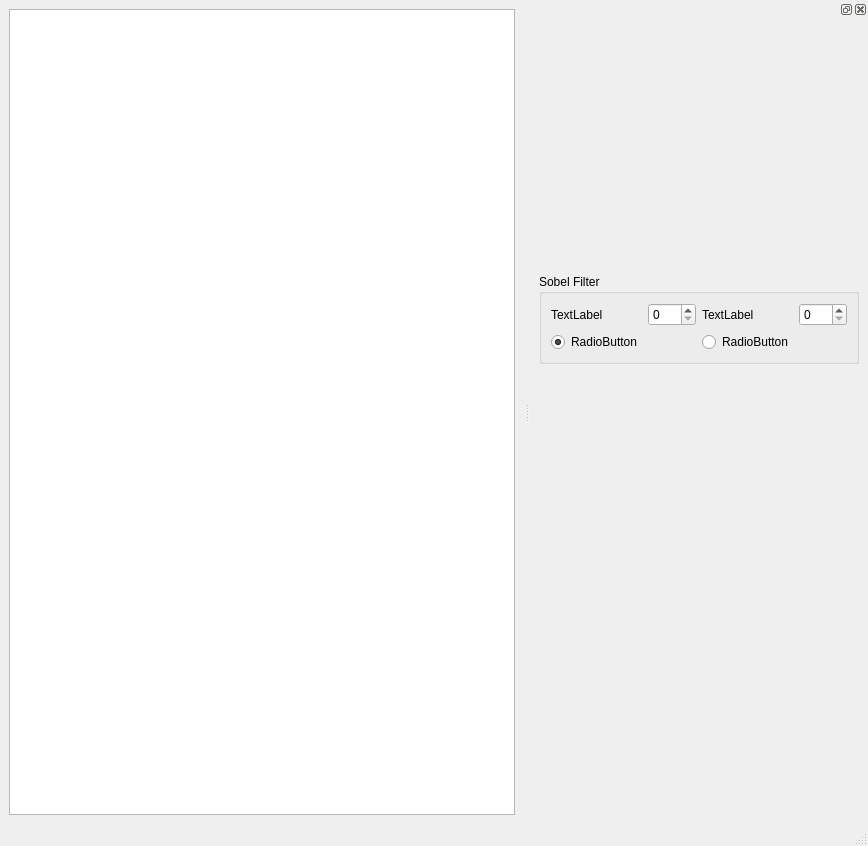
<?xml version="1.0" encoding="UTF-8"?>
<ui version="4.0">
 <class>MainWindow</class>
 <widget class="QMainWindow" name="MainWindow">
  <property name="geometry">
   <rect>
    <x>0</x>
    <y>0</y>
    <width>868</width>
    <height>846</height>
   </rect>
  </property>
  <property name="windowTitle">
   <string>MainWindow</string>
  </property>
  <widget class="QWidget" name="centralwidget">
   <layout class="QGridLayout" name="gridLayout_5">
    <item row="0" column="0">
     <widget class="QTextEdit" name="textEdit"/>
    </item>
   </layout>
  </widget>
  <widget class="QMenuBar" name="menubar">
   <property name="geometry">
    <rect>
     <x>0</x>
     <y>0</y>
     <width>868</width>
     <height>26</height>
    </rect>
   </property>
  </widget>
  <widget class="QStatusBar" name="statusbar"/>
  <widget class="QDockWidget" name="dockWidget">
   <attribute name="dockWidgetArea">
    <number>2</number>
   </attribute>
   <widget class="QWidget" name="controlDockWidget">
    <layout class="QGridLayout" name="gridLayout_2">
     <item row="0" column="0">
      <widget class="QLabel" name="controlDockLabel">
       <property name="minimumSize">
        <size>
         <width>320</width>
         <height>240</height>
        </size>
       </property>
       <property name="text">
        <string/>
       </property>
      </widget>
     </item>
     <item row="1" column="0">
      <widget class="QGroupBox" name="sobelGroupBox">
       <property name="enabled">
        <bool>true</bool>
       </property>
       <property name="autoFillBackground">
        <bool>false</bool>
       </property>
       <property name="title">
        <string>Sobel Filter</string>
       </property>
       <layout class="QGridLayout" name="gridLayout">
        <item row="0" column="1">
         <widget class="QSpinBox" name="spinBox"/>
        </item>
        <item row="0" column="4">
         <widget class="QSpinBox" name="spinBox_2"/>
        </item>
        <item row="0" column="3">
         <widget class="QLabel" name="label">
          <property name="text">
           <string>TextLabel</string>
          </property>
         </widget>
        </item>
        <item row="0" column="0">
         <widget class="QLabel" name="label_2">
          <property name="text">
           <string>TextLabel</string>
          </property>
         </widget>
        </item>
        <item row="1" column="3">
         <widget class="QRadioButton" name="radioButton_2">
          <property name="text">
           <string>RadioButton</string>
          </property>
         </widget>
        </item>
        <item row="1" column="0">
         <widget class="QRadioButton" name="radioButton">
          <property name="text">
           <string>RadioButton</string>
          </property>
          <property name="checked">
           <bool>true</bool>
          </property>
         </widget>
        </item>
       </layout>
      </widget>
     </item>
     <item row="2" column="0">
      <spacer name="verticalSpacer">
       <property name="orientation">
        <enum>Qt::Vertical</enum>
       </property>
       <property name="sizeHint" stdset="0">
        <size>
         <width>17</width>
         <height>153</height>
        </size>
       </property>
      </spacer>
     </item>
    </layout>
   </widget>
  </widget>
 </widget>
 <resources/>
 <connections/>
</ui>
